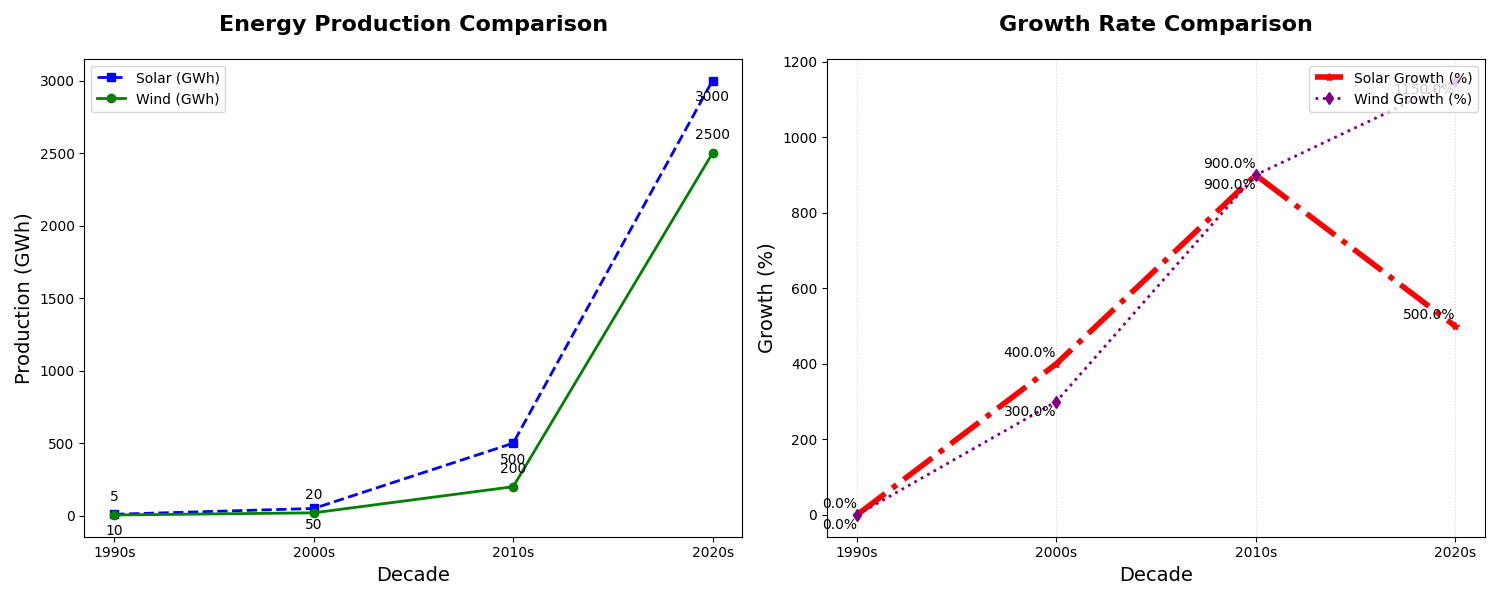

Source code (Python):
import matplotlib.pyplot as plt
import numpy as np

decades = ['1990s', '2000s', '2010s', '2020s']
solar_production = np.array([10, 50, 500, 3000])
wind_production = np.array([5, 20, 200, 2500])  # Made-up data for wind energy production

def calculate_growth(data):
    growth = []
    for i in range(1, len(data)):
        growth.append((data[i] - data[i-1]) / data[i-1] * 100)
    growth.insert(0, 0)
    return growth

solar_growth_rates = calculate_growth(solar_production)
wind_growth_rates = calculate_growth(wind_production)

fig, axs = plt.subplots(1, 2, figsize=(15, 6))

axs[0].plot(decades, solar_production, marker='s', linestyle='--', linewidth=2, color='blue', label='Solar (GWh)')
axs[0].plot(decades, wind_production, marker='o', linestyle='-', linewidth=2, color='green', label='Wind (GWh)')
axs[0].set_title("Energy Production Comparison", fontsize=16, fontweight='bold', pad=20)
axs[0].set_xlabel("Decade", fontsize=14)
axs[0].set_ylabel("Production (GWh)", fontsize=14)
axs[0].legend(loc='upper left')
axs[0].yaxis.grid(False)

for i, value in enumerate(solar_production):
    axs[0].annotate(f'{value}', (decades[i], solar_production[i]), 
                    textcoords="offset points", xytext=(0, -15), ha='center')
for i, value in enumerate(wind_production):
    axs[0].annotate(f'{value}', (decades[i], wind_production[i]), 
                    textcoords="offset points", xytext=(0, 10), ha='center')

axs[1].plot(decades, solar_growth_rates, marker='*', linestyle='-.', linewidth=4, color='red', label='Solar Growth (%)')
axs[1].plot(decades, wind_growth_rates, marker='d', linestyle=':', linewidth=2, color='purple', label='Wind Growth (%)')
axs[1].set_title("Growth Rate Comparison", fontsize=16, fontweight='bold', pad=20)
axs[1].set_xlabel("Decade", fontsize=14)
axs[1].set_ylabel("Growth (%)", fontsize=14)
axs[1].legend(loc='upper right')
axs[1].xaxis.grid(True, linestyle=':', alpha=0.5)

for i, value in enumerate(solar_growth_rates):
    axs[1].annotate(f'{value:.1f}%', (decades[i], solar_growth_rates[i]), 
                    textcoords="offset points", xytext=(0, 5), ha='right')
for i, value in enumerate(wind_growth_rates):
    axs[1].annotate(f'{value:.1f}%', (decades[i], wind_growth_rates[i]), 
                    textcoords="offset points", xytext=(0, -10), ha='right')

plt.tight_layout()
plt.show()
